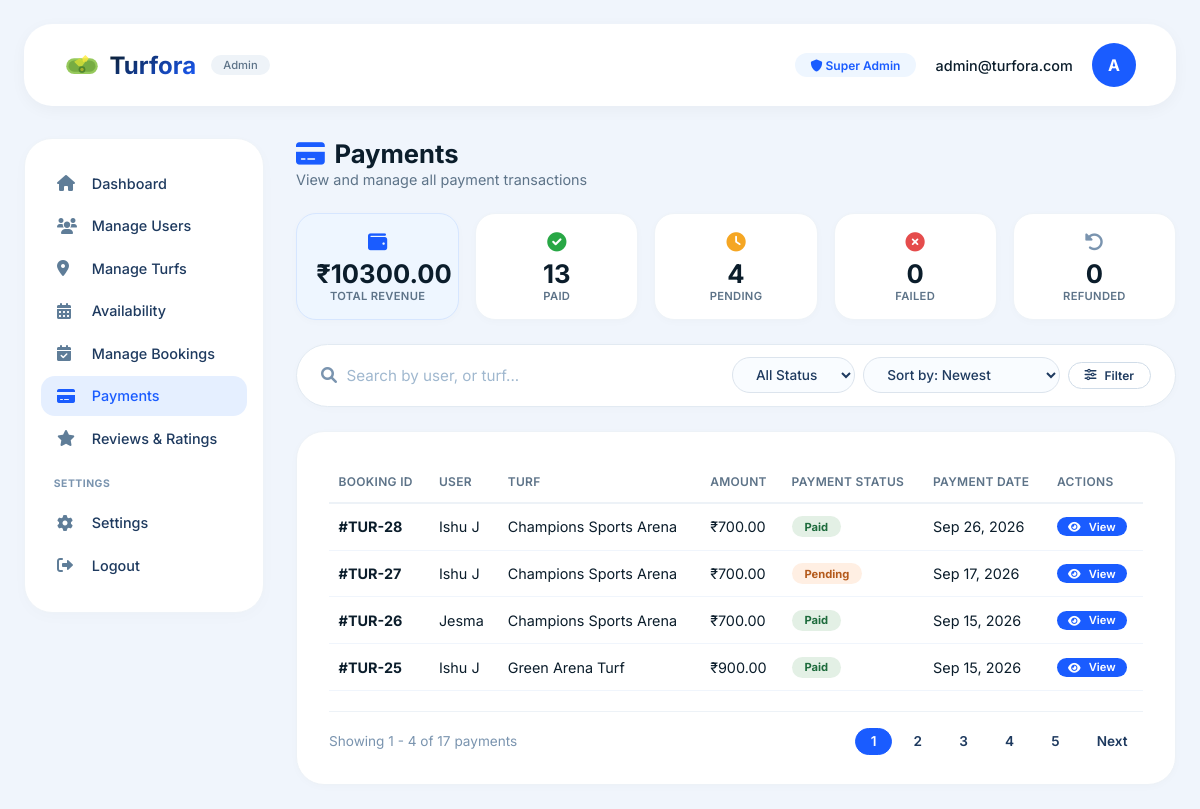
The app's page /managepayments/ with its own data.
### turforaapp/models.py (models this page shows, shortened)
class Payment(models.Model):
    booking = models.OneToOneField(
        Booking,
        on_delete=models.CASCADE
    )
    amount = models.DecimalField(
        max_digits=10,
        decimal_places=2
    )
    payment_date = models.DateTimeField(
        auto_now_add=True
    )
    status = models.CharField(
        max_length=20,
        choices=[
            ('paid', 'Paid'),
            ('pending', 'Pending'),
            ('failed', 'Failed'),
            ('refunded', 'Refunded'),
        ],
        default='pending'
    )

class Booking(models.Model):
    turf = models.ForeignKey(Turf, on_delete=models.CASCADE)
    player = models.ForeignKey(Playerdetail, on_delete=models.CASCADE)
    booking_date = models.DateField()
    start_time = models.TimeField()
    end_time = models.TimeField()
    price = models.DecimalField(max_digits=10, decimal_places=2)
    status = models.CharField(
        max_length=20,
        choices=[
            ('confirmed', 'Confirmed'),
            ('cancelled', 'Cancelled'),
        ],
        default='confirmed'
    )
    created_at = models.DateTimeField(auto_now_add=True)

class Playerdetail(models.Model):
     username=models.CharField(max_length=10)
     email=models.EmailField(unique=True)
     phone=models.CharField(max_length=10)
     password=models.CharField(max_length=10)
     confirmPassword=models.CharField(max_length=10)
     is_block = models.BooleanField(default=False)

class Turf(models.Model):
    turf_name = models.CharField(max_length=100)
    location = models.CharField(max_length=100)
    turf_type = models.CharField(max_length=50)
    image = models.ImageField(upload_to='turf_images/', blank=True, null=True)
    description = models.TextField()
    price_per_hour = models.DecimalField(max_digits=10, decimal_places=2)
    available_facilities = models.TextField()
    rating = models.DecimalField(max_digits=3, decimal_places=1, default=0.0)
    address = models.CharField(max_length=255)
    opening_time = models.TimeField()
    closing_time = models.TimeField()
    is_active = models.BooleanField(default=True)

### turforaapp/views.py (the view, shortened to what this page needs)
# urls.py: path('managepayments/',views.managepayments,name='managepayments'),
def managepayments(request):
    payments = Payment.objects.select_related(
        'booking__player',
        'booking__turf'
    ).all().order_by('-payment_date')
    search_query = request.GET.get('q', '').strip()
    selected_status = request.GET.get('status', '').strip()
    selected_sort = request.GET.get('sort', 'newest').strip()
    if selected_status:
        payments = payments.filter(
            status=selected_status
        )
    if selected_sort == 'oldest':
        payments = payments.order_by('payment_date')
    elif selected_sort == 'high':
        payments = payments.order_by('-amount')
    elif selected_sort == 'low':
        payments = payments.order_by('amount')
    else:
        payments = payments.order_by('-payment_date')
    total_revenue = Payment.objects.filter(
        status='paid'
    ).aggregate(
        total=Sum('amount')
    )['total'] or 0
    paid_count = Payment.objects.filter(
        status='paid'
    ).count()
    pending_count = Payment.objects.filter(
        status='pending'
    ).count()
    failed_count = Payment.objects.filter(
        status='failed'
    ).count()
    refunded_count = Payment.objects.filter(
        status='refunded'
    ).count()
    total_payments = payments.count()
    paginator = Paginator(payments, 4)
    page_number = request.GET.get('page')
    payments = paginator.get_page(page_number)
    context = {
        'payments': payments,
        'search_query': search_query,
        'selected_status': selected_status,
        'selected_sort': selected_sort,
        'total_revenue': total_revenue,
        'paid_count': paid_count,
        'pending_count': pending_count,
        'failed_count': failed_count,
        'refunded_count': refunded_count,
        'total_payments': total_payments,
    }
    return render(
        request,
        'managepayments.html',
        context
    )

### turforaapp/templates/managepayments.html (shortened to what this page needs)
<!DOCTYPE html>
<html lang="en">
<head>
    <link rel="stylesheet" href="https://cdnjs.cloudflare.com/ajax/libs/font-awesome/6.0.0-beta3/css/all.min.css" />
</head>
<body>
    <div class="admin-wrapper">
        <header class="admin-header">
            <div class="logo">
                <span>Turfora</span>
                <small>Admin</small>
            </div>
            <div class="admin-info">
                <span class="badge"><i class="fas fa-shield-alt"></i> Super Admin</span>
                <span style="font-weight:500;font-size:0.9rem;">admin@turfora.com</span>
                <div class="avatar">A</div>
            </div>
        </header>
        <div class="dashboard-layout">
            <aside class="sidebar">
                <a href="{% url 'admin_dashboard' %}" class="menu-item"><i class="fas fa-home"></i> Dashboard</a>
                <a href="{% url 'manageusers'%}" class="menu-item"><i class="fas fa-users"></i> Manage Users</a>
                <a href="{% url 'manageturfs'%}" class="menu-item"><i class="fas fa-map-marker-alt"></i> Manage Turfs</a>
                <a href="#" class="menu-item"><i class="fas fa-calendar-alt"></i> Availability</a>
                <a href="{%url 'managebookings' %}" class="menu-item"><i class="fas fa-calendar-check"></i> Manage Bookings</a>
                <a href="#" class="menu-item active"><i class="fas fa-credit-card"></i> Payments</a>
                <a href="{% url 'admin_reviews_ratings' %}" class="menu-item"><i class="fas fa-star"></i> Reviews & Ratings</a>
                <h4>settings</h4>
                <a href="#" class="menu-item"><i class="fas fa-cog"></i> Settings</a>
                <a href="#" class="menu-item"><i class="fas fa-sign-out-alt"></i> Logout</a>
            </aside>
            <div class="main-content">
                <div class="page-header">
                    <div>
                        <h2><i class="fas fa-credit-card"></i> Payments</h2>
                        <span class="subtitle">View and manage all payment transactions</span>
                    </div>
                </div>
                <div class="stats-summary">
                    <div class="stat-box highlight blue">
                        <div class="stat-icon">
                            <i class="fas fa-wallet"></i>
                        </div>
                        <div class="stat-value">
                            ₹{{ total_revenue|floatformat:2 }}
                        </div>
                        <div class="stat-label">
                            Total Revenue
                        </div>
                    </div>
                    <div class="stat-box green">
                        <div class="stat-icon">
                            <i class="fas fa-check-circle"></i>
                        </div>
                        <div class="stat-value">
                            {{ paid_count }}
                        </div>
                        <div class="stat-label">
                            Paid
                        </div>
                    </div>
                    <div class="stat-box orange">
                        <div class="stat-icon">
                            <i class="fas fa-clock"></i>
                        </div>
                        <div class="stat-value">
                            {{ pending_count }}
                        </div>
                        <div class="stat-label">
                            Pending
                        </div>
                    </div>
                    <div class="stat-box red">
                        <div class="stat-icon">
                            <i class="fas fa-times-circle"></i>
                        </div>
                        <div class="stat-value">
                            {{ failed_count }}
                        </div>
                        <div class="stat-label">
                            Failed
                        </div>
                    </div>
                    <div class="stat-box gray">
                        <div class="stat-icon">
                            <i class="fas fa-undo-alt"></i>
                        </div>
                        <div class="stat-value">
                            {{ refunded_count }}
                        </div>
                        <div class="stat-label">
                            Refunded
                        </div>
                    </div>
                </div>
                <form method="GET" action="{% url 'managepayments' %}">
                    <div class="toolbar">
                        <div class="search-wrapper">
                            <i class="fas fa-search"></i>
                            <input type="text" name="q" value="{{ search_query }}"
                                placeholder="Search by user, or turf...">
                        </div>
                        <div class="filter-group">
                            <select name="status">
                                <option value="">
                                    All Status
                                </option>
                            </select>
                            <select name="sort">
                                <option value="newest" {% if selected_sort == "newest" %} selected {% endif %}>
                                    Sort by: Newest
                                </option>
                            </select>
                            <button type="submit" class="btn btn-outline btn-sm">
                                <i class="fas fa-sliders-h"></i>
                                Filter
                            </button>
                        </div>
                    </div>
                </form>
                <div class="table-card">
                    <div class="table-responsive">
                        <table>
                            <thead>
                                <tr>
                                    <th>Booking ID</th>
                                    <th>User</th>
                                    <th>Turf</th>
                                    <th>Amount</th>
                                    <th>Payment Status</th>
                                    <th>Payment Date</th>
                                    <th>Actions</th>
                                </tr>
                            </thead>
                            <tbody>
                                {% for payment in payments %}
                                <tr>
                                    <td>
                                        <strong>
                                            #TUR-{{ payment.booking.id }}
                                        </strong>
                                    </td>
                                    <td>
                                        {{ payment.booking.player.username }}
                                    </td>
                                    <td>
                                        {{ payment.booking.turf.turf_name }}
                                    </td>
                                    <td>
                                        ₹{{ payment.amount|floatformat:2 }}
                                    </td>
                                    <td>
                                        <span class="status-badge {{ payment.status }}">
                                            {{ payment.get_status_display }}
                                        </span>
                                    </td>
                                    <td>
                                        {{ payment.payment_date|date:"M d, Y" }}
                                    </td>
                                    <td>
                                        <div class="flex gap-1">
                                            <a href="{% url 'admin_payment_detail' payment.id %}"
                                                class="btn btn-primary btn-xs">
                                                <i class="fas fa-eye"></i>
                                                View
                                            </a>
                                        </div>
                                    </td>
                                </tr>
                                {% endfor %}
                            </tbody>
                        </table>
                    </div>
                    <div class="pagination">
                        <span class="text-muted">
                            Showing {{ payments.start_index }}
                            -
                            {{ payments.end_index }}
                            of {{ total_payments }} payments
                        </span>
                        <div class="pages">
                            {% for num in payments.paginator.page_range %}
                            <a href="?q={{ search_query }}&status={{ selected_status }}&sort={{ selected_sort }}&page={{ num }}"
                                class="{% if payments.number == num %}active{% endif %}">
                                {{ num }}
                            </a>
                            {% endfor %}
                            {% if payments.has_next %}
                            <a
                                href="?q={{ search_query }}&status={{ selected_status }}&sort={{ selected_sort }}&page={{ payments.next_page_number }}">
                                Next
                            </a>
                            {% endif %}
                        </div>
                    </div>
                </div>
            </div>
        </div>
    </div>
</body>
</html>

### records on screen
Payment: booking.id "28", booking.player.username "Ishu J", booking.turf.turf_name "Champions Sports Arena", amount "700.00", status "Paid", payment_date "Sep 26, 2026"
Payment: booking.id "27", booking.player.username "Ishu J", booking.turf.turf_name "Champions Sports Arena", amount "700.00", status "Pending", payment_date "Sep 17, 2026"
Payment: booking.id "26", booking.player.username "Jesma", booking.turf.turf_name "Champions Sports Arena", amount "700.00", status "Paid", payment_date "Sep 15, 2026"
Payment: booking.id "25", booking.player.username "Ishu J", booking.turf.turf_name "Green Arena Turf", amount "900.00", status "Paid", payment_date "Sep 15, 2026"

### other values on screen
{{ total_revenue|floatformat:2 }} "10300.00"
{{ paid_count }} "13"
{{ pending_count }} "4"
{{ failed_count }} "0"
{{ refunded_count }} "0"
{{ payments.start_index }} "1"
{{ payments.end_index }} "4"
{{ total_payments }} "17"
{{ num }} "1" "2" "3" "4" "5"
